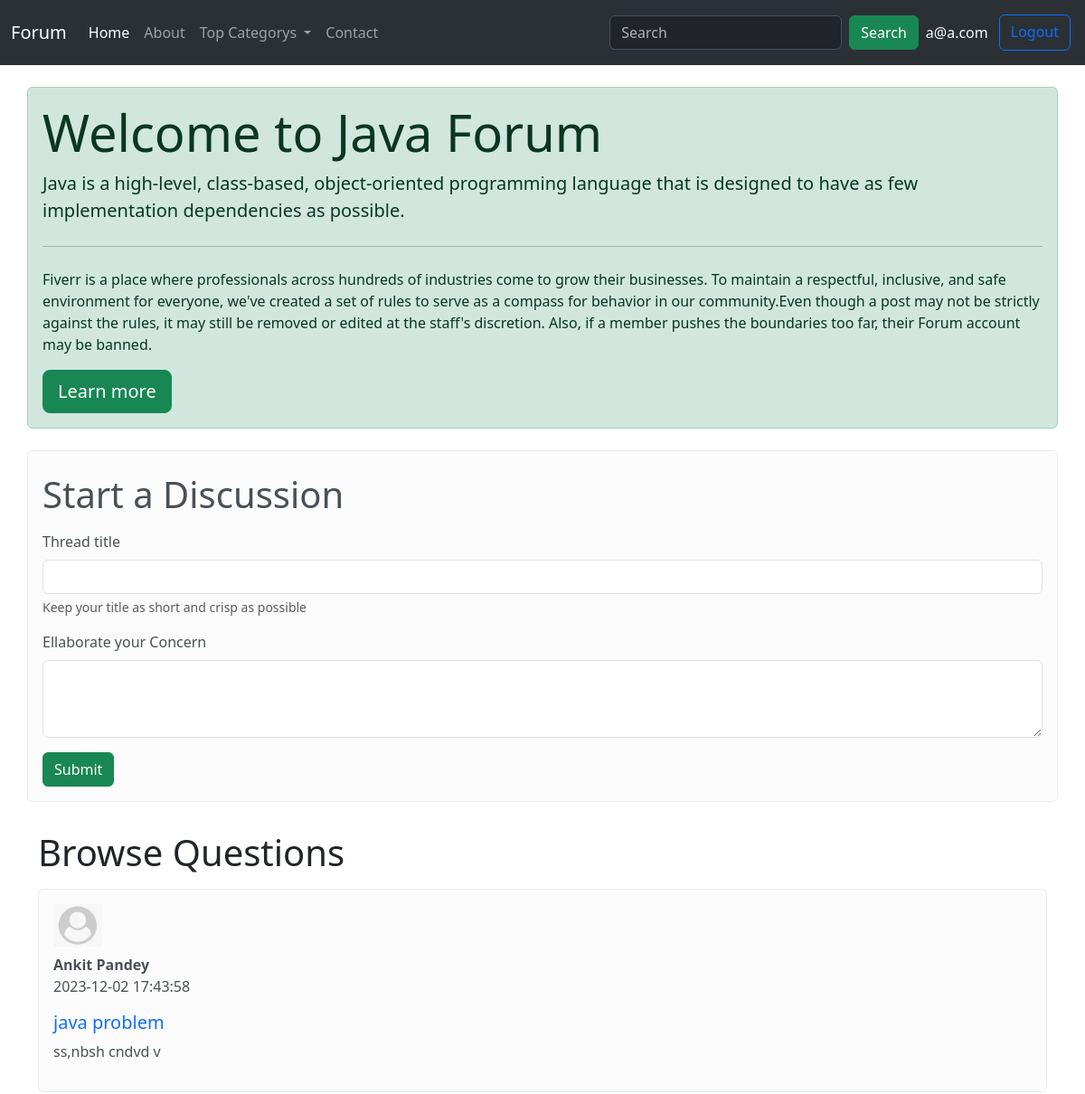
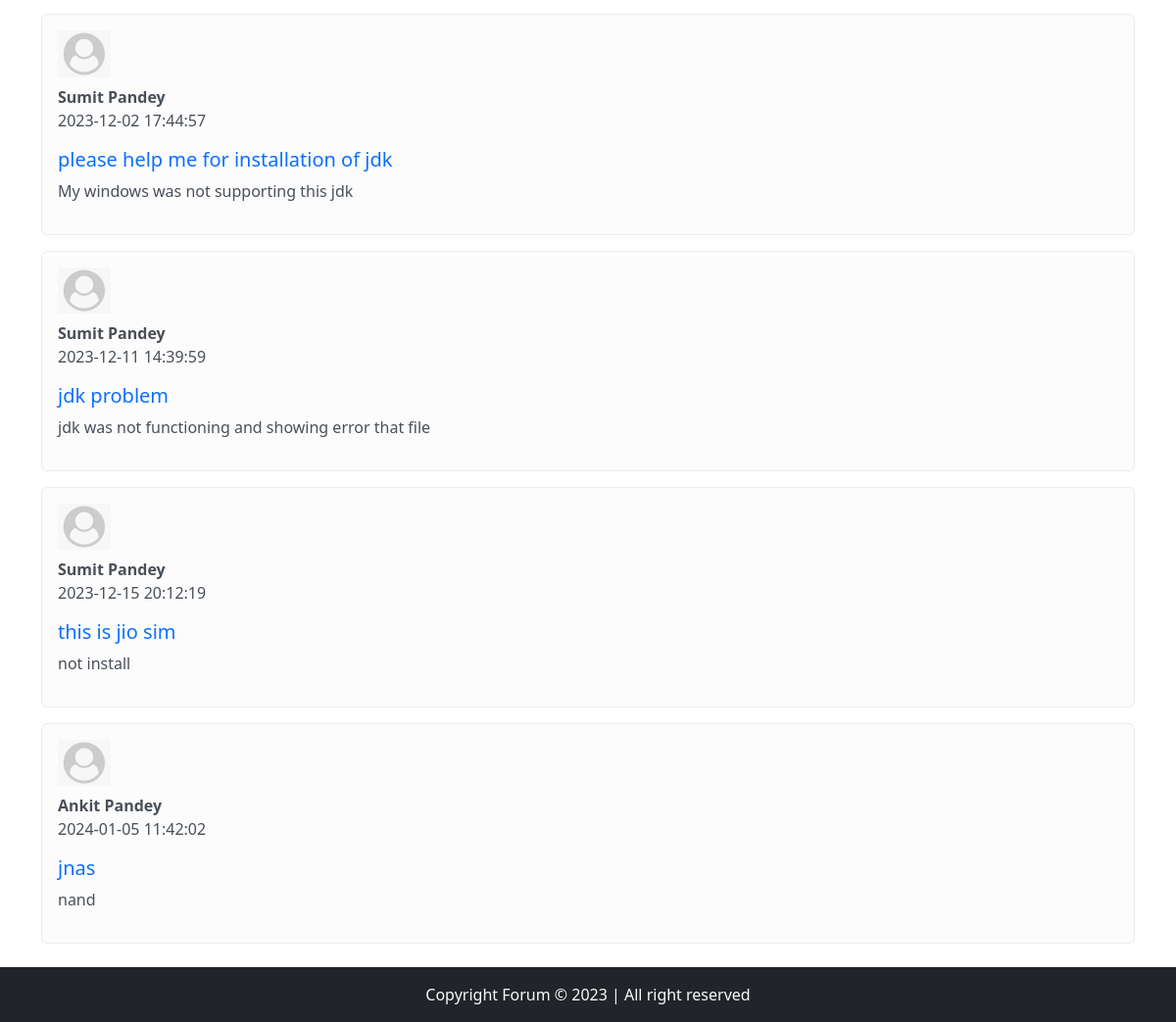
The page /threadlist.php?catid=2 (signed in) on the database its author committed (2 pictures, top to bottom).
### tables this page shows
CREATE TABLE `categories` (
  `category_id` int(8) NOT NULL,
  `category_name` varchar(255) NOT NULL,
  `category_description` varchar(255) NOT NULL,
  `created` datetime NOT NULL DEFAULT current_timestamp()
);

CREATE TABLE `threads` (
  `thread_id` int(7) NOT NULL,
  `thread_title` varchar(255) NOT NULL,
  `thread_desc` text NOT NULL,
  `thread_cat_id` int(7) NOT NULL,
  `thread_user_id` int(7) NOT NULL,
  `timestamp` datetime NOT NULL DEFAULT current_timestamp()
);

CREATE TABLE `user_table` (
  `sno` int(8) NOT NULL,
  `usname` text NOT NULL,
  `user_email` varchar(40) NOT NULL,
  `user_pass` varchar(255) NOT NULL,
  `timestamp` datetime NOT NULL DEFAULT current_timestamp()
);

### threadlist.php (the view, shortened to what this page needs)
<!doctype html>
<html lang="en">
<head>
    <link href="https://cdn.jsdelivr.net/npm/bootstrap@5.3.2/dist/css/bootstrap.min.css" rel="stylesheet">
</head>
<body>
    <?php
    include 'partials/_dbconnect.php';
    include 'partials/_header.php';
    ?>
    <?php
    $id = $_GET['catid'];
    $sql = "SELECT * FROM `categories` WHERE category_id=$id";
    $result = mysqli_query($conn, $sql);
    while ($row = mysqli_fetch_assoc($result)) {
        $catname = $row['category_name'];
        $catdesc = $row['category_description'];
    }
    ?>
    <div class="container my-4 alert alert-success">
        <div class="jumbotron">
            <h1 class="display-4">Welcome to <?php echo $catname; ?> Forum</h1>
            <p class="lead"><?php echo $catdesc; ?></p>
            <hr class="my-4">
            <p>Fiverr is a place where professionals across hundreds of industries come to grow their businesses. To maintain a respectful, inclusive, and safe environment for everyone, we've created a set of rules to serve as a compass for behavior in our community.Even though a post may not be strictly against the rules, it may still be removed or edited at the staff's discretion. Also, if a member pushes the boundaries too far, their Forum account may be banned.</p>
            <a class="btn btn-success btn-lg" href="#" role="button">Learn more</a>
        </div>
    </div>
    <?php
    if (isset($_SESSION['loggedin']) == true) {
        echo '<div class="container alert alert-light">
        <h1 class="py-2">Start a Discussion</h1>
        <form action="' . $_SERVER["REQUEST_URI"] . '" method="post">
            <div class="mb-3">
                <label for="exampleInputEmail1" class="form-label">Thread title</label>
                <input type="text" class="form-control" id="title" name="title" aria-describedby="Title">
                <div id="emailHelp" class="form-text">Keep your title as short and crisp as possible</div>
            </div>
            <div class="mb-3">
                <label for="exampleFormControlTextarea1"  class="form-label">Ellaborate your Concern</label>
                <textarea class="form-control" id="desc" name="desc" rows="3"></textarea>
                <input type="hidden" name="sno" value=" '. $_SESSION['sno'] . '">
            </div>
            <button type="submit" class="btn btn-success">Submit</button>
        </form>
    </div>';
    }
    ?>
    <div class="container my-4 question">
        <h1 class="py-2">Browse Questions</h1>
        <?php
        $id = $_GET['catid'];
        $sql = "SELECT * FROM `threads` WHERE thread_cat_id=$id";
        $result = mysqli_query($conn, $sql);
        while ($row = mysqli_fetch_assoc($result)) {
            $id = $row['thread_id'];
            $title = $row['thread_title'];
            $desc = $row['thread_desc'];
            $thread_time = $row['timestamp'];
            $thread_user_id = $row['thread_user_id'];
            $sql2 = "SELECT usname FROM `user_table` WHERE sno='$thread_user_id'";
            $result2 = mysqli_query($conn, $sql2);
            $row2 = mysqli_fetch_assoc($result2);
            echo '<div class="media alert alert-light">
            <img src="img/default_user.png" class="mr-2 br-6" width="54px">
            <div class="media-body my-2">
            <p class="fw-bold my-0">' . $row2['usname'] . '</p><p>' . $thread_time . '</p>
                <h5 class="mt-0"> <a class="text-decoration-none" href="thread.php?threadid=' . $id . '">' . $title . '</a></h5>
                <p>' . $desc . '</p>
            </div>
        </div>';
        }
        ?>
    </div>
    <?php
    include 'partials/_footer.php';
    ?>
</body>
</html>

### threadlist.php (style rules this page uses)
.question { min-height: 333px; }

### rows shown on the page
categories: category_name "Java", category_description "Java is a high-level, class-based, object-oriented programming language that is designed to have as few implementation dependencies as possible."
threads: user_table.usname "Ankit Pandey", timestamp "2023-12-02 17:43:58", thread_title "java problem", thread_desc "ss,nbsh cndvd v"
threads: user_table.usname "Sumit Pandey", timestamp "2023-12-02 17:44:57", thread_title "please help me for installation of jdk", thread_desc "My windows was not supporting this jdk"
threads: user_table.usname "Sumit Pandey", timestamp "2023-12-11 14:39:59", thread_title "jdk problem", thread_desc "jdk was not functioning and showing error that file"
threads: user_table.usname "Sumit Pandey", timestamp "2023-12-15 20:12:19", thread_title "this is jio sim", thread_desc "not install"
threads: user_table.usname "Ankit Pandey", timestamp "2024-01-05 11:42:02", thread_title "jnas", thread_desc "nand"

### other values the page prints
$_SESSION['user_email'] "a@a.com"
